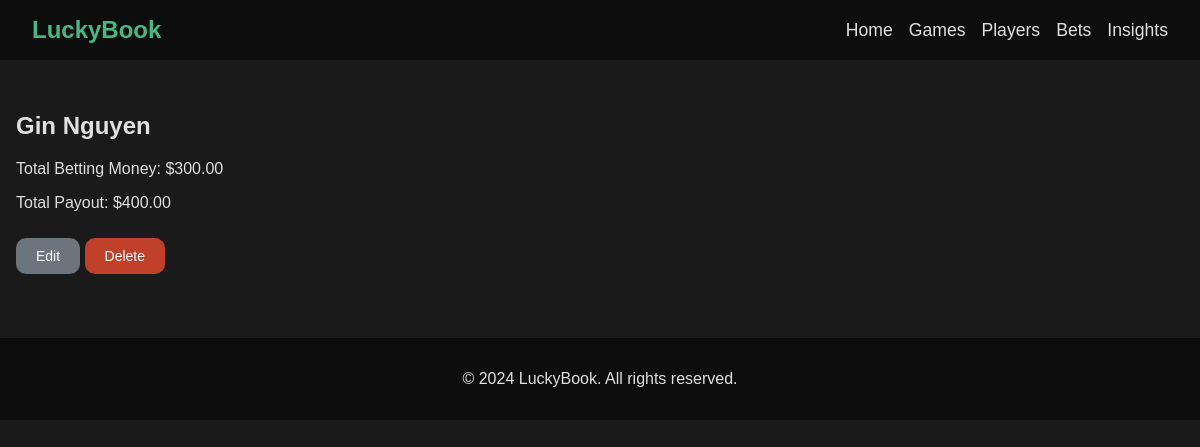
Page /players/1/ on the committed database.
### my_book/models.py (models this page shows, shortened)
class Player(models.Model):
    name = models.CharField(max_length=100, unique=True)
    total_betting_money = models.DecimalField(
        max_digits=12, decimal_places=2, default=0.00
    )
    total_payout = models.DecimalField(max_digits=12, decimal_places=2, default=0.00)

### my_book/views.py (the view)
# urls.py: path("players/<int:pk>/", PlayerDetailView.as_view(), name="player-detail"),
class PlayerDetailView(DetailView):
    model = Player
    template_name = "players/player_detail.html"
    context_object_name = "player"

### my_book/templates/players/player_detail.html
{% extends "my_book/base.html" %}
{% block content %}
<div class="container">
    <h2>{{ player.name }}</h2>
    <p>Total Betting Money: ${{ player.total_betting_money }}</p>
    <p>Total Payout: ${{ player.total_payout }}</p>
    <a href="{% url 'player-edit' player.pk %}" class="btn-secondary">Edit</a>
    <a href="{% url 'player-delete' player.pk %}" class="btn-secondary-delete">Delete</a>
</div>
{% endblock %}

### static/styles.css (style rules this page uses)
body.dark-mode { background-color: #1a1a1a; color: #e0e0e0; font-family: Arial, sans-serif; margin: 0; padding: 0; }
.container { max-width: 1200px; margin: 0 auto; padding: 2em 1em; }
.btn-secondary { background-color: #6c757d; color: #ffffff; padding: 10px 20px; border: none; border-radius: 10px; font-size: 14px; cursor: pointer; text-decoration: none; display: inline-block; transition: background-color 0.3s ease; margin-top: 10px; }
.btn-secondary-delete { background-color: #c1402a; color: #ffffff; padding: 10px 20px; border: none; border-radius: 10px; font-size: 14px; cursor: pointer; text-decoration: none; display: inline-block; transition: background-color 0.3s ease; margin-top: 10px; }

### rows in the picture
Player: name "Gin Nguyen", total_betting_money "300.00", total_payout "400.00"
